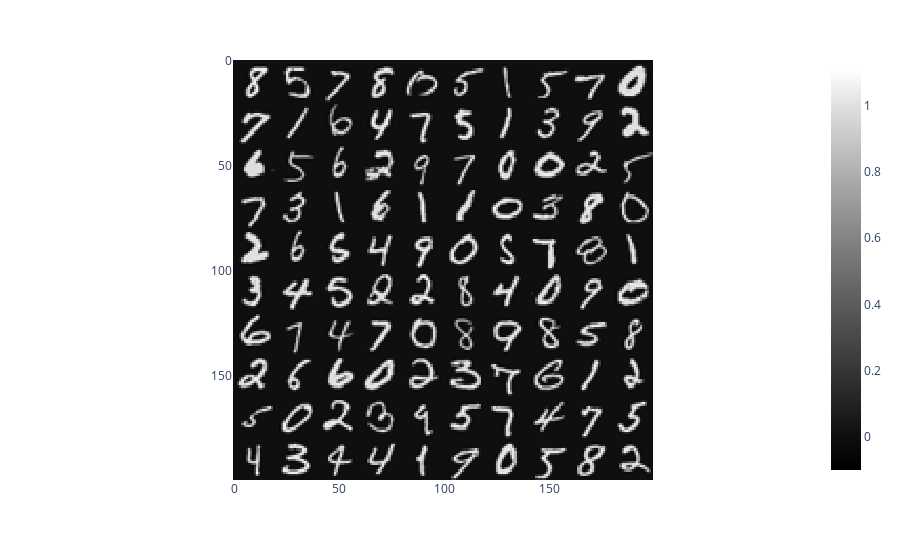

The code cell stored with this chart in its notebook:
### Code cell
fig = px.imshow(digits_img,color_continuous_scale='gray')
fig.show()

### Figure 1 — Plotly figure (JSON) as saved in the notebook; plotly's stock layout.template omitted (floating-point values rounded to 4 significant figures; data arrays with more than 128 entries replaced by an {"elided": "..."} marker saying what was removed)
{"data": [{"coloraxis": "coloraxis", "hovertemplate": "x: %{x}<br>y: %{y}<br>color: %{z}<extra></extra>", "name": "0", "type": "heatmap", "xaxis": "x", "yaxis": "y", "z": {"elided": "200x200 float values"}}], "layout": {"coloraxis": {"colorscale": [[0, "rgb(0, 0, 0)"], [0.09091, "rgb(16, 16, 16)"], [0.1818, "rgb(38, 38, 38)"], [0.2727, "rgb(59, 59, 59)"], [0.3636, "rgb(81, 80, 80)"], [0.4545, "rgb(102, 101, 101)"], [0.5455, "rgb(124, 123, 122)"], [0.6364, "rgb(146, 146, 145)"], [0.7273, "rgb(171, 171, 170)"], [0.8182, "rgb(197, 197, 195)"], [0.9091, "rgb(224, 224, 223)"], [1, "rgb(254, 254, 253)"]]}, "margin": {"t": 60}, "xaxis": {"anchor": "y", "constrain": "domain", "domain": [0, 1], "scaleanchor": "y"}, "yaxis": {"anchor": "x", "autorange": "reversed", "constrain": "domain", "domain": [0, 1]}}}
